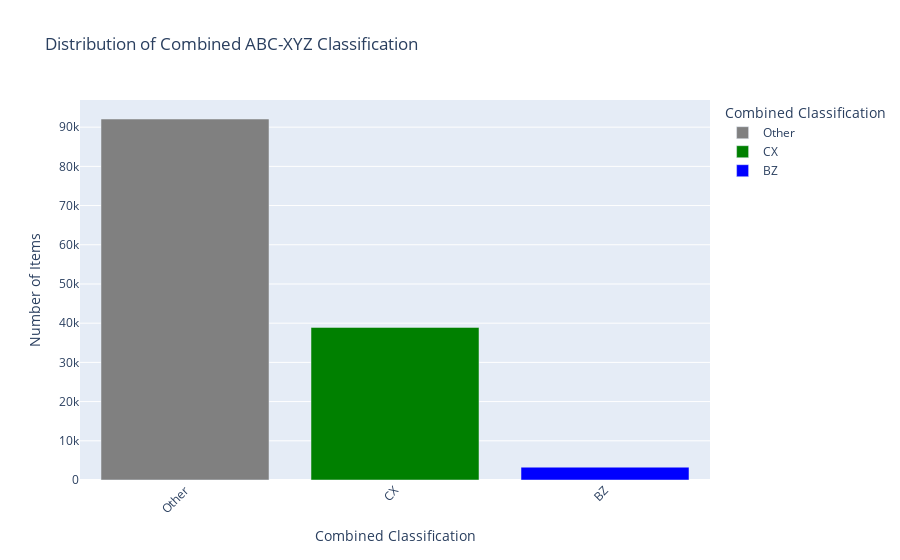

The notebook cell this image was saved under:
### Code cell
import plotly.express as px

# Create the bar plot
fig = px.bar(
    category_counts,
    x='Combined_Class',
    y='Count',
    color='Combined_Class',
    color_discrete_map=color_map,
    labels={'Count': 'Number of Items', 'Combined_Class': 'Combined Classification'},
    title='Distribution of Combined ABC-XYZ Classification'
)

# Update layout for better readability
fig.update_layout(
    xaxis_title='Combined Classification',
    yaxis_title='Number of Items',
    xaxis=dict(tickangle=-45),
    showlegend=True
)

# Show plot
fig.show()

### Figure 1 — Plotly figure (JSON) as saved in the notebook; plotly's stock layout.template omitted (floating-point values rounded to 4 significant figures)
{"data": [{"alignmentgroup": "True", "hovertemplate": "Combined Classification=%{x}<br>Number of Items=%{y}<extra></extra>", "legendgroup": "Other", "marker": {"color": "grey", "pattern": {"shape": ""}}, "name": "Other", "offsetgroup": "Other", "orientation": "v", "showlegend": true, "textposition": "auto", "type": "bar", "x": ["Other"], "xaxis": "x", "y": [92079], "yaxis": "y"}, {"alignmentgroup": "True", "hovertemplate": "Combined Classification=%{x}<br>Number of Items=%{y}<extra></extra>", "legendgroup": "CX", "marker": {"color": "green", "pattern": {"shape": ""}}, "name": "CX", "offsetgroup": "CX", "orientation": "v", "showlegend": true, "textposition": "auto", "type": "bar", "x": ["CX"], "xaxis": "x", "y": [38919], "yaxis": "y"}, {"alignmentgroup": "True", "hovertemplate": "Combined Classification=%{x}<br>Number of Items=%{y}<extra></extra>", "legendgroup": "BZ", "marker": {"color": "blue", "pattern": {"shape": ""}}, "name": "BZ", "offsetgroup": "BZ", "orientation": "v", "showlegend": true, "textposition": "auto", "type": "bar", "x": ["BZ"], "xaxis": "x", "y": [3270], "yaxis": "y"}], "layout": {"autosize": true, "barmode": "relative", "legend": {"title": {"text": "Combined Classification"}, "tracegroupgap": 0}, "showlegend": true, "title": {"text": "Distribution of Combined ABC-XYZ Classification"}, "xaxis": {"anchor": "y", "autorange": true, "categoryarray": ["Other", "CX", "BZ"], "categoryorder": "array", "domain": [0, 1], "range": [-0.5, 2.5], "tickangle": -45, "title": {"text": "Combined Classification"}, "type": "category"}, "yaxis": {"anchor": "x", "autorange": true, "domain": [0, 1], "range": [0, 96930.0], "title": {"text": "Number of Items"}, "type": "linear"}}}
